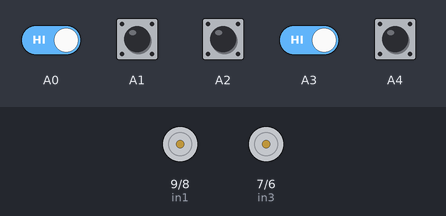
Bench run of a sketch on a simulated Arduino Uno, built with avr-gcc and run on an emulated ATmega328P. Parts: motor-driver pin pairs drawn as motors (green arrow = first pin HIGH = forward, orange = second pin HIGH = backward, longer = more drive, scaled by the enable pin). Inputs (shaded band) come from the test bench; at power-on: A0–4 HIGH.

Above: at 1.2 s.
1.3 s: A0 driven LOW
At 2.0 s:
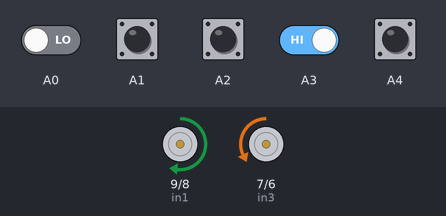
2.8 s: A2 driven LOW
At 3.1 s:
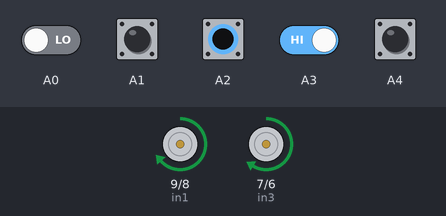
4.3 s: A2 driven HIGH
At 5.4 s:
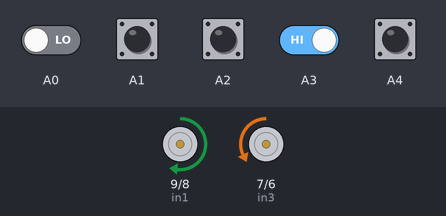
5.8 s: A0 driven HIGH and A3 driven LOW
At 6.6 s:
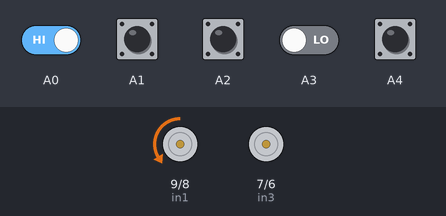
7.3 s: A2 pulsed LOW 2 times (0.12 s each, 0.3 s apart)
At 8.8 s:
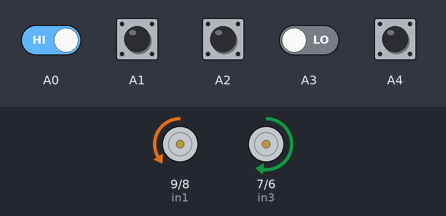
Timing chart, 0 to 10.3 s (numbered marks = the images above; inputs shaded):
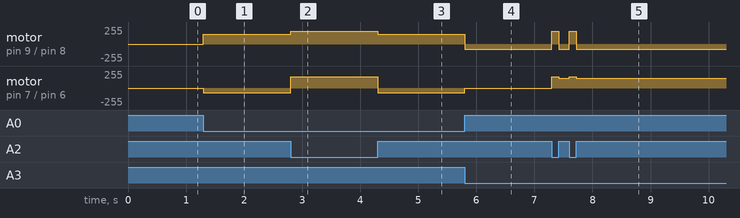

The sketch:

LineFollower2_6.ino
```cpp
  /*
                                  Line following Code
by Insii(Rodjaym D. Nomorosa), Izumisea(Paul Marasigan), Ralph Narcisso Sept - Nov 2023
*/

// right motor
int enA = 10;
int in1 = 9;
int in2 = 8;
// left motor
int enB = 5;
int in3 = 7;
int in4 = 6;

void forward ()
{
  digitalWrite(in1, HIGH);
  digitalWrite(in2, LOW);
  analogWrite(enA, 160);
  digitalWrite(in3, HIGH);
  digitalWrite(in4, LOW);
  analogWrite(enB, 160);
}
void backward ()
{
  digitalWrite(in1, LOW);
  digitalWrite(in2, HIGH);
  analogWrite(enA, 255);
  digitalWrite(in3, LOW);
  digitalWrite(in4, HIGH);
  analogWrite(enB, 255);
}

void left ()
{
  digitalWrite(in1, HIGH);
  digitalWrite(in2, LOW);
  analogWrite(enA, 120);
  digitalWrite(in3, LOW);
  digitalWrite(in4, HIGH);
  analogWrite(enB, 85);
}

void right ()
{
   digitalWrite(in1, LOW);
  digitalWrite(in2, HIGH);
  analogWrite(enA, 85);
  digitalWrite(in3, HIGH);
  digitalWrite(in4, LOW);
  analogWrite(enB, 120);
}

void fastright ()
{
  digitalWrite(in1, LOW);
  digitalWrite(in2, HIGH);
  analogWrite(enA, 75);
  digitalWrite(in4, LOW);
  analogWrite(enB, 145);
}

void fastleft ()
{
  digitalWrite(in1, HIGH);
  digitalWrite(in2, LOW);
  analogWrite(enA, 145);
  digitalWrite(in3, LOW);
  digitalWrite(in4, HIGH);
  analogWrite(enB, 70);
}

void slowforward ()
{

  digitalWrite(in1, HIGH);
  digitalWrite(in2, LOW);
  analogWrite(enA, 190);
  digitalWrite(in3, HIGH);
  digitalWrite(in4, LOW);
  analogWrite(enB, 170);
}

void stop ()
{

  digitalWrite(in1, LOW);
  digitalWrite(in2, LOW);
  analogWrite(enA, 0);
  digitalWrite(in3, 0);
  digitalWrite(in4, LOW);
  analogWrite(enB, LOW);
}

void setup() {
  // put your setup code here, to run once:
  pinMode(enA, OUTPUT);
  pinMode(enB, OUTPUT);
  pinMode(in1, OUTPUT);
  pinMode(in2, OUTPUT);
  pinMode(in3, OUTPUT);
  pinMode(in4, OUTPUT);
}

void loop() {
  // put your main code here, to run repeatedly:
    int IR_fl = digitalRead(A0); //far left
    int IR_cl = digitalRead(A1); //close left
    int IR_c = digitalRead(A2); //middle
    int IR_cr = digitalRead(A3); //close right sensor
    int IR_fr = digitalRead(A4); //far right sensor
              // int IR_6 = digitalRead(A5); ---

//Black = 0
//White = 1

if(IR_c == 0){
  slowforward();
}
else if(IR_fl == 0){
  fastleft();
}
else if(IR_fr == 0){
  fastright();
}
else if(IR_cr == 0 && IR_cl == 1){
  fastright();
}
else if(IR_cl == 0 && IR_cr == 1){
  fastleft();
}
else if(IR_c == 1 && IR_cl == 1 && IR_fl == 0){
  fastleft();
}
else if(IR_c == 1 && IR_cr == 1 && IR_fr == 0){
  fastright();
}
else if(IR_c == 0 && IR_cr == 1 && IR_fr == 0){
  fastright();
}
else if(IR_c == 0 && IR_cl == 1 && IR_fl == 1){
  fastleft();
}
else if(IR_c == 1 && IR_cl == 1 && IR_fl == 1 && IR_cr == 0){
  fastright();
}
else if(IR_c == 1 && IR_cr == 1 && IR_fr == 1 && IR_cl == 0){
  fastleft();
}
else if(IR_c == 1 && IR_cr == 1 && IR_fr == 1 && IR_cl == 0 && IR_fl == 0){
  fastleft();
}
else if(IR_c == 1 && IR_cl == 1 && IR_fl == 1 && IR_cr == 0 && IR_fr == 0){
  fastright();
}
}
```

Measured:
- after the input at 1.3 s, motor on pin 9 (in1) / pin 8 (in2): stopped → forward 145/255 at once; motor on pin 7 (in3) / pin 6 (in4): stopped → backward 70/255 at once
- after the input at 2.8 s, motor on pin 9 (in1) / pin 8 (in2): forward 145/255 → forward 190/255 at once; motor on pin 7 (in3) / pin 6 (in4): backward 70/255 → forward 170/255 at once
- after the input at 4.3 s, motor on pin 9 (in1) / pin 8 (in2): forward 190/255 → forward 145/255 at once; motor on pin 7 (in3) / pin 6 (in4): forward 170/255 → backward 70/255 at once
- after the input at 5.8 s, motor on pin 9 (in1) / pin 8 (in2): forward 145/255 → backward 75/255 at once; motor on pin 7 (in3) / pin 6 (in4): backward 70/255 → stopped at once
